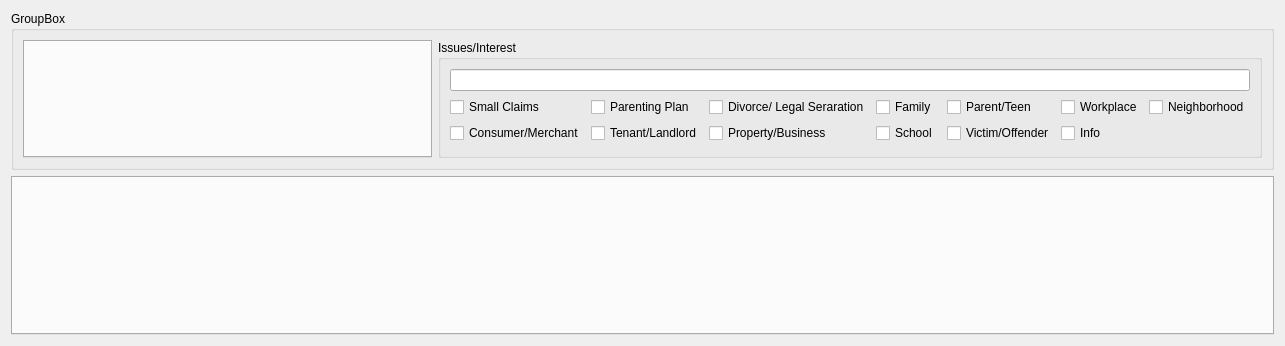
<?xml version="1.0" encoding="UTF-8"?>
<ui version="4.0">
 <class>DetailsView</class>
 <widget class="QWidget" name="DetailsView">
  <property name="geometry">
   <rect>
    <x>0</x>
    <y>0</y>
    <width>1285</width>
    <height>346</height>
   </rect>
  </property>
  <property name="windowTitle">
   <string>Form</string>
  </property>
  <layout class="QVBoxLayout" name="verticalLayout">
   <item>
    <widget class="QGroupBox" name="groupBox">
     <property name="maximumSize">
      <size>
       <width>16777215</width>
       <height>161</height>
      </size>
     </property>
     <property name="title">
      <string>GroupBox</string>
     </property>
     <layout class="QHBoxLayout" name="horizontalLayout">
      <item>
       <widget class="QTabWidget" name="ChildrenTabWidget">
        <property name="maximumSize">
         <size>
          <width>409</width>
          <height>128</height>
         </size>
        </property>
       </widget>
      </item>
      <item>
       <widget class="QGroupBox" name="groupBox_2">
        <property name="title">
         <string>Issues/Interest</string>
        </property>
        <layout class="QGridLayout" name="gridLayout">
         <item row="1" column="1">
          <widget class="QCheckBox" name="checkBox_2">
           <property name="text">
            <string>Parenting Plan</string>
           </property>
          </widget>
         </item>
         <item row="1" column="2">
          <widget class="QCheckBox" name="checkBox_3">
           <property name="text">
            <string>Divorce/ Legal Seraration</string>
           </property>
          </widget>
         </item>
         <item row="1" column="0">
          <widget class="QCheckBox" name="checkBox">
           <property name="text">
            <string>Small Claims</string>
           </property>
          </widget>
         </item>
         <item row="2" column="1">
          <widget class="QCheckBox" name="checkBox_4">
           <property name="text">
            <string>Tenant/Landlord</string>
           </property>
          </widget>
         </item>
         <item row="2" column="0">
          <widget class="QCheckBox" name="checkBox_5">
           <property name="text">
            <string>Consumer/Merchant</string>
           </property>
          </widget>
         </item>
         <item row="2" column="5">
          <widget class="QCheckBox" name="checkBox_13">
           <property name="text">
            <string>Info</string>
           </property>
          </widget>
         </item>
         <item row="1" column="3">
          <widget class="QCheckBox" name="checkBox_11">
           <property name="text">
            <string>Family</string>
           </property>
          </widget>
         </item>
         <item row="2" column="3">
          <widget class="QCheckBox" name="checkBox_10">
           <property name="text">
            <string>School</string>
           </property>
          </widget>
         </item>
         <item row="1" column="6">
          <widget class="QCheckBox" name="checkBox_7">
           <property name="text">
            <string>Neighborhood</string>
           </property>
          </widget>
         </item>
         <item row="0" column="0" colspan="7">
          <widget class="QLineEdit" name="lineEdit"/>
         </item>
         <item row="2" column="2">
          <widget class="QCheckBox" name="checkBox_12">
           <property name="text">
            <string>Property/Business</string>
           </property>
          </widget>
         </item>
         <item row="1" column="4">
          <widget class="QCheckBox" name="checkBox_9">
           <property name="text">
            <string>Parent/Teen</string>
           </property>
          </widget>
         </item>
         <item row="2" column="4">
          <widget class="QCheckBox" name="checkBox_8">
           <property name="text">
            <string>Victim/Offender</string>
           </property>
          </widget>
         </item>
         <item row="1" column="5">
          <widget class="QCheckBox" name="checkBox_6">
           <property name="text">
            <string>Workplace</string>
           </property>
          </widget>
         </item>
        </layout>
       </widget>
      </item>
     </layout>
    </widget>
   </item>
   <item>
    <widget class="QTabWidget" name="MediationSessiontabWidget">
     <property name="maximumSize">
      <size>
       <width>16777215</width>
       <height>400</height>
      </size>
     </property>
    </widget>
   </item>
  </layout>
 </widget>
 <resources/>
 <connections/>
</ui>
